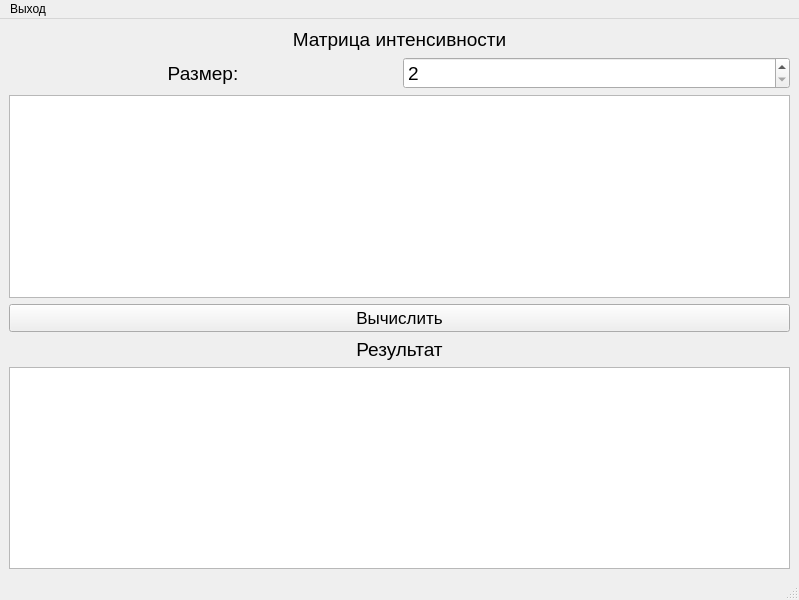
<?xml version="1.0" encoding="UTF-8"?>
<ui version="4.0">
 <class>MainWindow</class>
 <widget class="QMainWindow" name="MainWindow">
  <property name="geometry">
   <rect>
    <x>0</x>
    <y>0</y>
    <width>799</width>
    <height>600</height>
   </rect>
  </property>
  <property name="windowTitle">
   <string>MainWindow</string>
  </property>
  <widget class="QWidget" name="centralwidget">
   <layout class="QVBoxLayout" name="verticalLayout">
    <item>
     <widget class="QLabel" name="label_2">
      <property name="font">
       <font>
        <pointsize>14</pointsize>
       </font>
      </property>
      <property name="styleSheet">
       <string notr="true"/>
      </property>
      <property name="text">
       <string>Матрица интенсивности</string>
      </property>
      <property name="alignment">
       <set>Qt::AlignCenter</set>
      </property>
     </widget>
    </item>
    <item>
     <layout class="QHBoxLayout" name="horizontalLayout_2">
      <item>
       <widget class="QLabel" name="label_3">
        <property name="font">
         <font>
          <pointsize>14</pointsize>
         </font>
        </property>
        <property name="styleSheet">
         <string notr="true"/>
        </property>
        <property name="text">
         <string>Размер:</string>
        </property>
        <property name="alignment">
         <set>Qt::AlignCenter</set>
        </property>
       </widget>
      </item>
      <item>
       <widget class="QSpinBox" name="matrix_size_sbox">
        <property name="font">
         <font>
          <pointsize>14</pointsize>
         </font>
        </property>
        <property name="minimum">
         <number>2</number>
        </property>
        <property name="maximum">
         <number>10</number>
        </property>
       </widget>
      </item>
     </layout>
    </item>
    <item>
     <widget class="QTableView" name="lambda_tab">
      <attribute name="verticalHeaderVisible">
       <bool>true</bool>
      </attribute>
     </widget>
    </item>
    <item>
     <widget class="QPushButton" name="calc_btn">
      <property name="font">
       <font>
        <pointsize>13</pointsize>
       </font>
      </property>
      <property name="text">
       <string>Вычислить</string>
      </property>
     </widget>
    </item>
    <item>
     <widget class="QLabel" name="label_4">
      <property name="font">
       <font>
        <pointsize>14</pointsize>
       </font>
      </property>
      <property name="styleSheet">
       <string notr="true"/>
      </property>
      <property name="text">
       <string>Результат</string>
      </property>
      <property name="alignment">
       <set>Qt::AlignCenter</set>
      </property>
     </widget>
    </item>
    <item>
     <widget class="QTableView" name="res_tab">
      <attribute name="verticalHeaderVisible">
       <bool>false</bool>
      </attribute>
     </widget>
    </item>
   </layout>
  </widget>
  <widget class="QMenuBar" name="menubar">
   <property name="geometry">
    <rect>
     <x>0</x>
     <y>0</y>
     <width>799</width>
     <height>22</height>
    </rect>
   </property>
   <widget class="QMenu" name="exit_pbtn">
    <property name="title">
     <string>Выход</string>
    </property>
   </widget>
   <addaction name="exit_pbtn"/>
  </widget>
  <widget class="QStatusBar" name="statusbar"/>
 </widget>
 <resources/>
 <connections/>
</ui>
